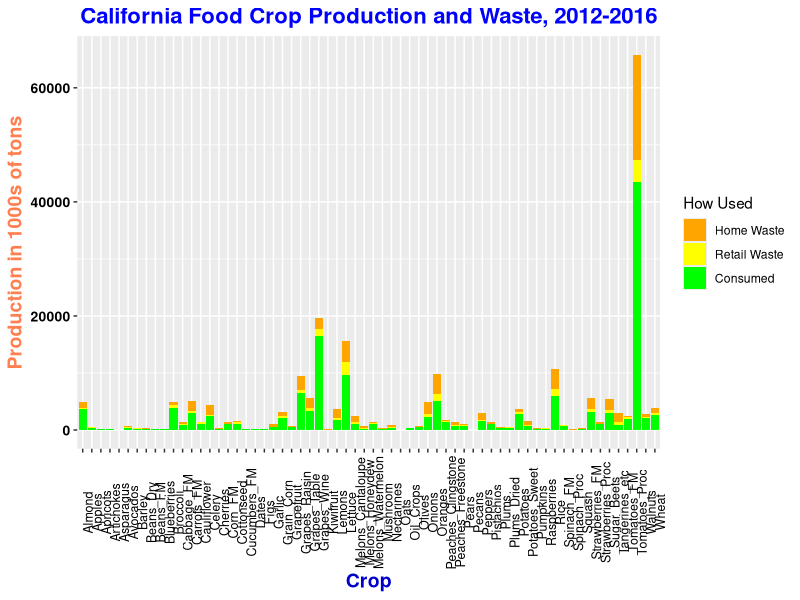
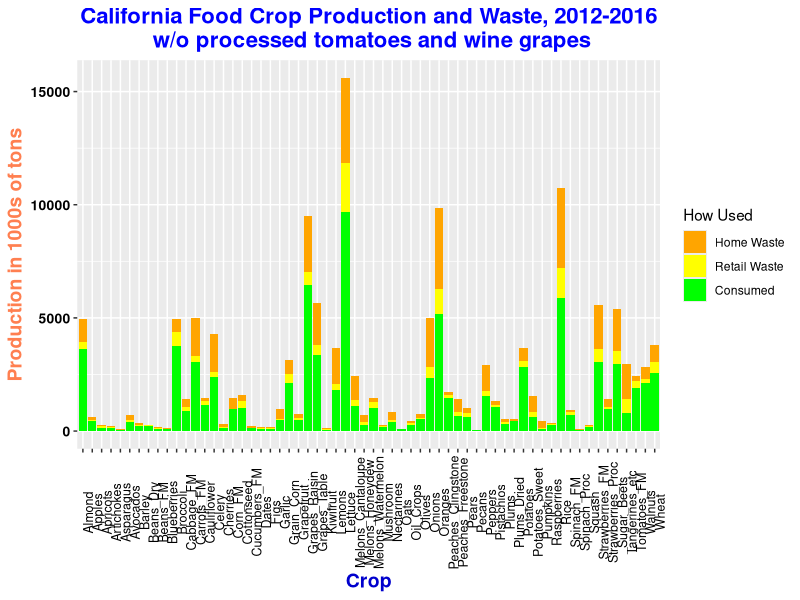
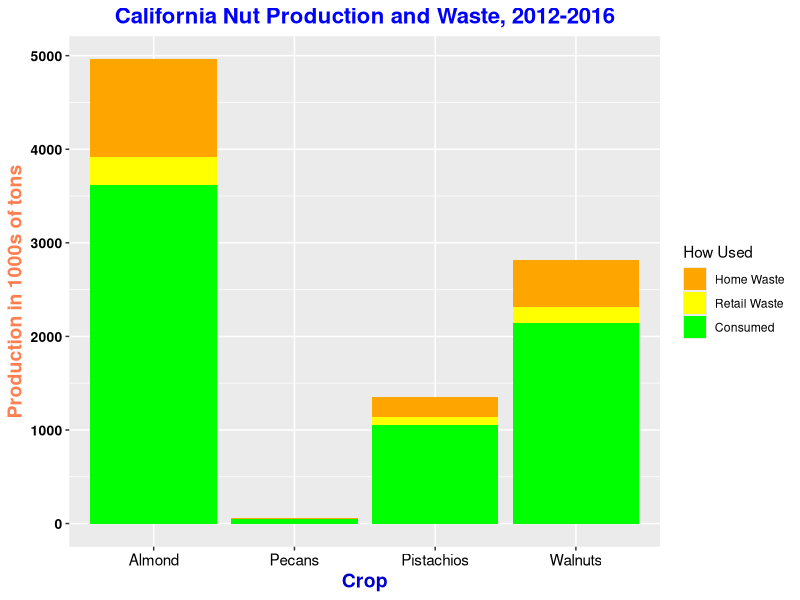
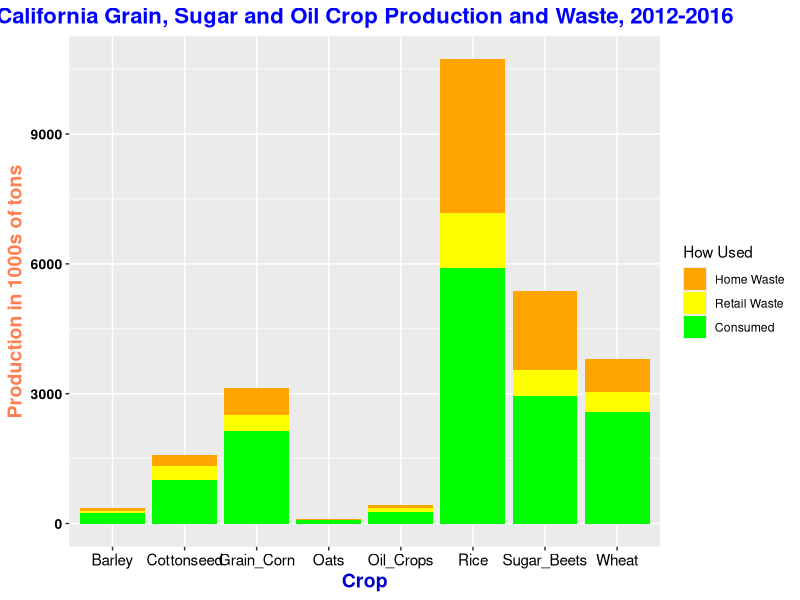
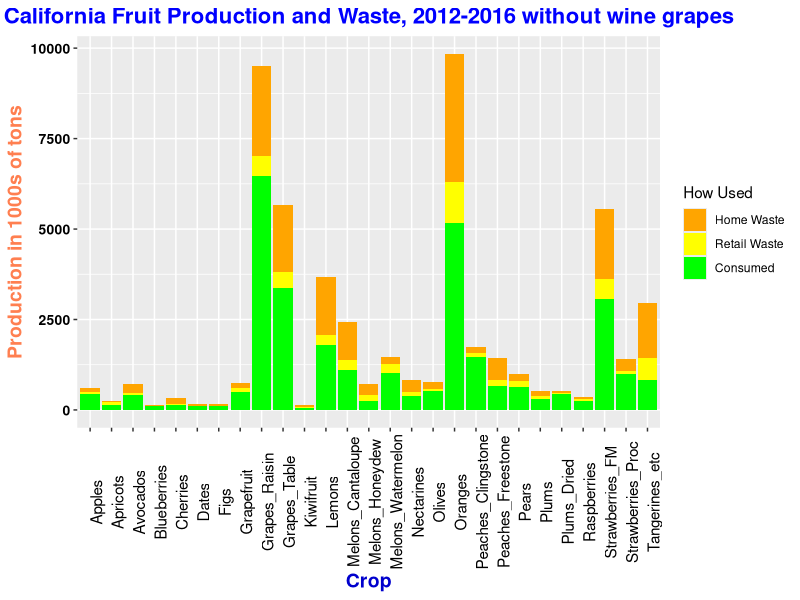
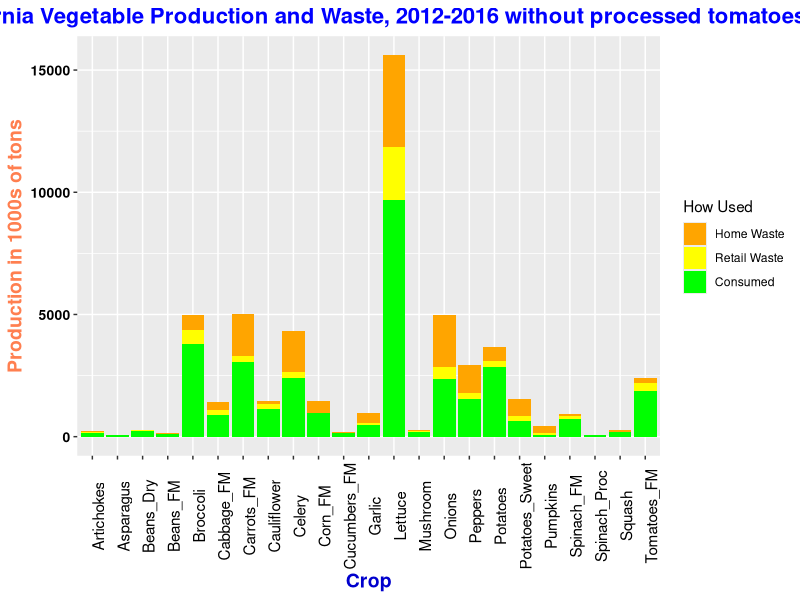
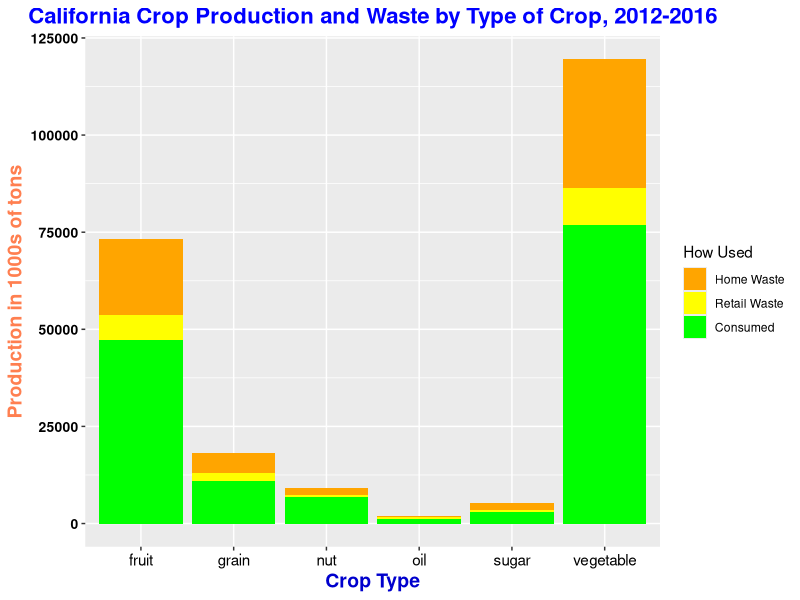
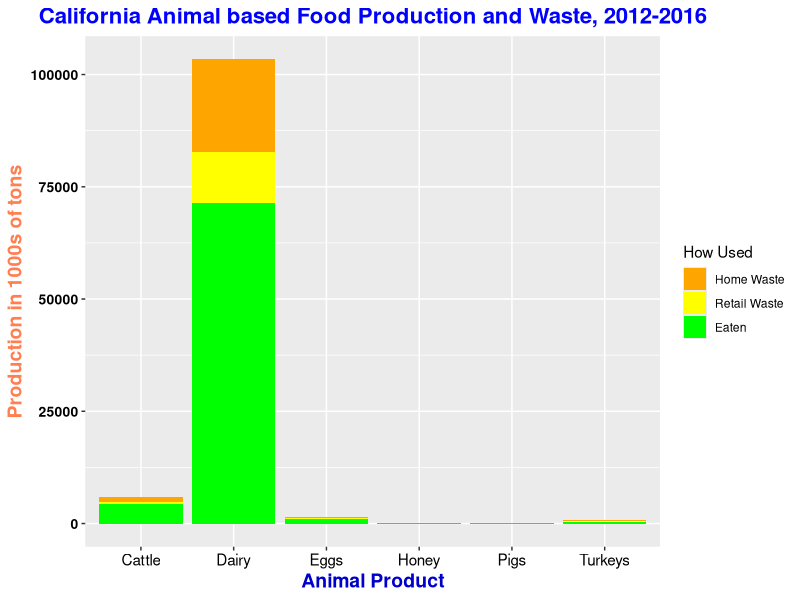

The R source for these figures, in order:
## ---- chunk 1
knitr::opts_chunk$set(echo = TRUE)
library(tidyverse)
## ---- chunk 2
# Code for creating visualization of california agricultural production
# from 2012 to 2016 with waste figures at different levels of production
# for all categories of crops and animal products.

# read in crop table files
crop_2016 <- read.table(file="calcrop2016.txt", header=TRUE, sep=" ")
crop_2015 <- read.table(file="calcrop2015.txt", header=TRUE, sep=" ")
crop_2014 <- read.table(file="calcrop2014.txt", header=TRUE, sep=" ")
crop_2013 <- read.table(file="calcrop2013.txt", header=TRUE, sep=" ")
crop_2012 <- read.table(file="calcrop2012.txt", header=TRUE, sep=" ")

# read in animal table files
animal_2016 <- read.table(file="calanim2016.txt", header=TRUE, sep=" ")
animal_2015 <- read.table(file="calanim2015.txt", header=TRUE, sep=" ")
animal_2014 <- read.table(file="calanim2014.txt", header=TRUE, sep=" ")
animal_2013 <- read.table(file="calanim2013.txt", header=TRUE, sep=" ")
animal_2012 <- read.table(file="calanim2012.txt", header=TRUE, sep=" ")

# read in file with yearly output and input costs
ag_bal <- read.table(file="cal_rev_cost_2012_2016.txt", header=TRUE, sep=" ")

# clip unnecessary columns from crop tables 
crop_2016 <- crop_2016[1:6]
crop_2015 <- crop_2015[1:6]
crop_2014 <- crop_2014[1:6]
crop_2013 <- crop_2013[1:6]
crop_2012 <- crop_2012[1:6]

# clip unnecessary columns from animal tables 
animal_2012 <- animal_2012[1:5]
animal_2013 <- animal_2013[1:5]
animal_2014 <- animal_2014[1:5]
animal_2015 <- animal_2015[1:5]
animal_2016 <- animal_2016[1:5]

# rename columns by year (unused)
#names(crop_2016)[2:6] <- paste(names(crop_2016[2:6]), "_2016", sep="")

# add year columns
crop_2016$year <- 2016
crop_2015$year <- 2015
crop_2014$year <- 2014
crop_2013$year <- 2013
crop_2012$year <- 2012
animal_2012$year <- 2012
animal_2013$year <- 2013
animal_2014$year <- 2014
animal_2015$year <- 2015
animal_2016$year <- 2016


# merge (used different approach)
#cal_crop <- merge(crop_2016[1:6], crop_2015[1:6],
#                 by="commodity", all=TRUE)

# put yearly crop data in single df
cal_crop <- rbind(crop_2016, crop_2015)
cal_crop <- rbind(cal_crop, crop_2014)
cal_crop <- rbind(cal_crop, crop_2013)
cal_crop <- rbind(cal_crop, crop_2012)

# put yearly animal data in single df
cal_animal <- rbind(animal_2016, animal_2015)
cal_animal <- rbind(cal_animal, animal_2014)
cal_animal <- rbind(cal_animal, animal_2013)
cal_animal <- rbind(cal_animal, animal_2012)

# create a crop production df 
cal_crop_prod <- cal_crop %>% select(commodity, year, production_kton)

# make index of NA values for production
prod_na <- which(is.na(cal_crop_prod[3]))

# find averages for missing production values
miss_prod_avg <- cal_crop_prod[!is.na(cal_crop_prod[3]),] %>%
                   filter(commodity %in% cal_crop_prod[prod_na,1]) %>%
                   group_by(commodity) %>%
                   summarise(avg = mean(production_kton))

# fill missing production values with 90% of average
cal_crop_prod[prod_na,3] <- miss_prod_avg[,2] * .9

# find missing commodities
# create yearly commodity lists
commod_2012 <- cal_crop_prod %>%
                 filter(year==2012) %>%
                 select(commodity)

commod_2013 <- cal_crop_prod %>%
  filter(year==2013) %>%
  select(commodity)

commod_2014 <- cal_crop_prod %>%
  filter(year==2014) %>%
  select(commodity)

commod_2015 <- cal_crop_prod %>%
  filter(year==2015) %>%
  select(commodity)

commod_2016 <- cal_crop_prod %>%
  filter(year==2016) %>%
  select(commodity)

commod_2012 <- commod_2012[[1]]
commod_2013 <- commod_2013[[1]]
commod_2014 <- commod_2014[[1]]
commod_2015 <- commod_2015[[1]]
commod_2016 <- commod_2016[[1]]

# check years to make sure that commodity names match
commod_2012[!commod_2012 %in% commod_2013]
commod_2013[!commod_2013 %in% commod_2012]
# no processed spinach after 2012
commod_2013[!commod_2013 %in% commod_2014]
commod_2013[!commod_2013 %in% commod_2015]
# 2013-2015 contain all the same commodities
commod_2013[!commod_2013 %in% commod_2016]
commod_2016[!commod_2016 %in% commod_2013]
# Processed and Fresh Market Strawberries combined in 2016
# Plumes and Prunes (Dried Plums) combined in 2016

# Create split 2012-2015 to divide combined 2016 commodities
split_com <- cal_crop_prod %>%
               filter(commodity %in% c("Strawberries_FM","Strawberries_Proc",
                                       "Plums", "Plums_Dried")) %>%
               group_by(commodity) %>%
               summarise(total_prod = sum(production_kton))

Straw_FM_split <- split_com[3,2]/(split_com[3,2]+split_com[4,2])
Straw_Proc_split <- split_com[4,2]/(split_com[3,2]+split_com[4,2])
Plums_split <- split_com[1,2]/(split_com[1,2]+split_com[2,2])
Plums_Dried_split <- split_com[2,2]/(split_com[1,2]+split_com[2,2])

# split 2016 data for strawberries and plums into seperate rows
Straw_2016 <- cal_crop_prod[which(cal_crop_prod[1] == "Strawberries_All"),3]
Plum_2016 <- cal_crop_prod[which(cal_crop_prod[1] == "Plums_Prunes"),3]
cal_crop_prod[nrow(cal_crop_prod)+1,] <- c("Strawberries_Proc", 2016, Straw_2016 * Straw_Proc_split)
cal_crop_prod[nrow(cal_crop_prod)+1,] <- c("Plums_Dried", 2016, Plum_2016 * Plums_Dried_split)
cal_crop_prod[which(cal_crop_prod[1] == "Strawberries_All"),] <- c("Strawberries_FM", 2016, Straw_2016 * Straw_FM_split)
cal_crop_prod[which(cal_crop_prod[1] == "Plums_Prunes"),] <- c("Plums", 2016, Plum_2016 * Plums_split)

# cal_crop_prod now has clean data for all 5 years

# create a animal production df 
cal_animal_prod <- cal_animal %>% select(commodity, year, marketings_klbs)
# remove negligible chicken production
cal_animal_prod <- cal_animal_prod %>% filter(commodity != "Chickens")

# convert Keggs to Klbs
egg_wgt <- 0.131
egg_dex <- which(cal_animal_prod[1]=="Eggs")
cal_animal_prod[egg_dex,3] <- cal_animal_prod[egg_dex,3] * egg_wgt

# convert Klbs to Ktons for all animal products
cal_animal_prod[,3] <- cal_animal_prod[,3]/2000
names(cal_animal_prod) <- c(names(cal_animal_prod)[1:2], "marketings_ktons")

# sum production over years of crop data.
cal_total_crop <- cal_crop_prod %>% 
  group_by(commodity) %>%
  summarise(years=n(), production=sum(production_kton))

# load table for crop waste numbers (created by hand)
cal_crop_waste <- read.table(file="calcropwaste.txt", header=TRUE, sep=" ")
cal_crop_waste <- cal_crop_waste[2:6]


# sum production over years of animal data.
cal_total_animal <- cal_animal_prod %>% 
  group_by(commodity) %>%
  summarise(years=n(), production=sum(marketings_ktons))

# create animal waste table by hand, commented out for future runs
#cal_animal_waste <- edit(cal_total_animal)

# save created animal waste table, commented out for future runs
# write.csv(cal_animal_waste, "cal_animal_waste.csv", row.names=FALSE)

# Read in previously created animal waste table
cal_animal_waste <- read.csv(file="cal_animal_waste.csv")

# turn NAs into 0s for crop waste table
index_na2 <- which(is.na(cal_crop_waste[2]))
index_na3 <- which(is.na(cal_crop_waste[3]))
cal_crop_waste[index_na2,2] <- 0.0
cal_crop_waste[index_na3,3] <- 0.0

# Create and save a crop type table by hand, commented out for future runs
# cal_crop_type <- edit(cal_total_crop[1])
# write.csv(cal_crop_type, "cal_crop_type.csv", row.names=FALSE)

# read in crop type file
cal_crop_type <- read.csv(file="cal_crop_type.csv")

# create table with all crop values
cal_crop_full <- merge(cal_total_crop, cal_crop_type, by="commodity", all=TRUE)
cal_crop_full <- merge(cal_crop_full, cal_crop_waste, by="commodity", all=TRUE)

# create table with all animal values
cal_animal_full <- merge(cal_total_animal, cal_animal_waste, by="commodity", all=TRUE)

# remove peppermint and feed, not food products
cal_crop_full <- cal_crop_full %>% filter(commodity != "Peppermint" & commodity != "Hay")

# create crop usage table
cal_crop_use <- 
  data_frame('Commodity'=cal_crop_full$commodity,
             'Type'= cal_crop_full$type,
             'Unharvested'=cal_crop_full$production*cal_crop_full$unharvested,
             'Ugly_and_Blemished'=cal_crop_full$production*cal_crop_full$ugly_blemished,
             'Eaten'=cal_crop_full$production*(1-(cal_crop_full$retail+cal_crop_full$consumer)),
             'Retail_Waste'=cal_crop_full$production*cal_crop_full$retail,
             'Home_Waste'=cal_crop_full$production*cal_crop_full$consumer)

# create animal usage table
cal_animal_use <- 
  data_frame('Commodity'=cal_animal_full$commodity,
             'Eaten'=cal_animal_full$production*(1-(cal_animal_full$Retail+cal_animal_full$Consumer)),
             'Retail_Waste'=cal_animal_full$production*cal_animal_full$Retail,
             'Home_Waste'=cal_animal_full$production*cal_animal_full$Consumer)

# create tables for graphing
cal_crop_graph <- cal_crop_use %>%
  gather(key=Usage, value=Ktons,Eaten,Retail_Waste,Home_Waste)
cal_animal_graph <- cal_animal_use %>%
  gather(key=Usage, value=Ktons,Eaten,Retail_Waste,Home_Waste)

# fix order of usage for proper graph stacking
cal_crop_graph$Usage <- factor(cal_crop_graph$Usage)
cal_crop_graph$Usage <- factor(cal_crop_graph$Usage,
                               levels=c("Home_Waste","Retail_Waste","Eaten"), ordered=TRUE)
cal_animal_graph$Usage <- factor(cal_animal_graph$Usage)
cal_animal_graph$Usage <- factor(cal_animal_graph$Usage,
                               levels=c("Home_Waste","Retail_Waste","Eaten"), ordered=TRUE)

# create reusable themes and legends
theme_crop <-
  theme(axis.text.x = element_text(color="black", size=11, angle=90),
        axis.text.y = element_text(face="bold", color="black", size=10, angle=0),
        plot.title = element_text(face="bold", color="blue", size=16, hjust=0.5),
        axis.title.x = element_text(color="blue3", size=14, face="bold"),
        axis.title.y = element_text(color="coral", size=14, face="bold"))

theme_crop_w <-
  theme(axis.text.x = element_text(color="black", size=9, angle=90),
        axis.text.y = element_text(face="bold", color="black", size=10, angle=0),
        plot.title = element_text(face="bold", color="blue", size=16, hjust=0.5),
        axis.title.x = element_text(color="blue3", size=14, face="bold"),
        axis.title.y = element_text(color="coral", size=14, face="bold"))

theme_crop_sm <- 
  theme(axis.text.x = element_text(color="black", size=11, angle=0),
        axis.text.y = element_text(face="bold", color="black", size=10, angle=0),
        plot.title = element_text(face="bold", color="blue", size=16, hjust=0.5),
        axis.title.x = element_text(color="blue3", size=14, face="bold"),
        axis.title.y = element_text(color="coral", size=14, face="bold"))

 
legend_crop <- scale_fill_manual(name="How Used", 
                                 labels = c("Home Waste", "Retail Waste", "Consumed"), 
                                 values = c("Home_Waste"="orange", 
                                            "Retail_Waste"="yellow", 
                                            "Eaten"="green"))

legend_animal <- scale_fill_manual(name="How Used", 
                                 labels = c("Home Waste", "Retail Waste", "Eaten"), 
                                 values = c("Home_Waste"="orange", 
                                            "Retail_Waste"="yellow", 
                                            "Eaten"="green"))
  
## ---- chunk 3
# graph of all crops waste at retail and home level
cal_crop_graph %>% 
  ggplot(aes(x=Commodity,y=Ktons,fill=Usage)) +
  geom_col() +
  labs(title="California Food Crop Production and Waste, 2012-2016", x="Crop",
       y="Production in 1000s of tons") +
  theme_crop_w +
  legend_crop
## ---- chunk 4
# graph of all crops waste at retail and home level w/o processed tomatoes and wine grapes
cal_crop_graph %>% 
  filter(Commodity != "Tomatoes_Proc" & Commodity != "Grapes_Wine" ) %>%
  ggplot(aes(x=Commodity,y=Ktons,fill=Usage)) +
    geom_bar(stat="identity") +
    labs(title="California Food Crop Production and Waste, 2012-2016\n w/o processed tomatoes and wine grapes",
         x="Crop", y="Production in 1000s of tons") +
    legend_crop + 
    theme_crop_w
## ---- chunk 5
# graph of nut crops waste at retail and home level
cal_crop_graph %>% 
  filter(Type=="nut") %>%
  ggplot(aes(x=Commodity,y=Ktons,fill=Usage)) +
    geom_bar(stat="identity") +
    labs(title="California Nut Production and Waste, 2012-2016",
         x="Crop", y="Production in 1000s of tons") +
    legend_crop +
    theme_crop_sm
## ---- chunk 6
# graph of grain, sugar and oil crops and  waste at retail and home level
cal_crop_graph %>% 
  filter(Type=="grain" | Type=="sugar" | Type=="oil") %>%
  ggplot(aes(x=Commodity,y=Ktons,fill=Usage)) +
  geom_bar(stat="identity") +
  labs(title="California Grain, Sugar and Oil Crop Production and Waste, 2012-2016",
       x="Crop", y="Production in 1000s of tons") +
  legend_crop +
  theme_crop_sm

## ---- chunk 7
# graph of fruit crop waste at retail and home level w/o wine grapes
cal_crop_graph %>% 
  filter(Type=="fruit" & Commodity != "Grapes_Wine") %>%
  ggplot(aes(x=Commodity,y=Ktons,fill=Usage)) +
  geom_bar(stat="identity") +
  labs(title="California Fruit Production and Waste, 2012-2016 without wine grapes",
       x="Crop", y="Production in 1000s of tons") +
  legend_crop + 
  theme_crop
## ---- chunk 8
# graph of vegetable crop waste at retail and home level w/o wine grapes
cal_crop_graph %>% 
  filter(Type=="vegetable" & Commodity != "Tomatoes_Proc") %>%
  ggplot(aes(x=Commodity,y=Ktons,fill=Usage)) +
  geom_bar(stat="identity") +
  labs(title="California Vegetable Production and Waste, 2012-2016 without processed tomatoes",
       x="Crop", y="Production in 1000s of tons") +
  legend_crop + 
  theme_crop
## ---- chunk 9

# compare crops by type
cal_crop_type_graph <- cal_crop_use %>%
  group_by(Type) %>%
  summarise(Eaten=sum(Eaten), Retail_Waste=sum(Retail_Waste), Home_Waste=sum(Home_Waste)) %>%
  gather(key=Usage, value=Ktons,Eaten,Retail_Waste,Home_Waste) 
  
cal_crop_type_graph$Usage <- factor(cal_crop_type_graph$Usage)
cal_crop_type_graph$Usage <- factor(cal_crop_type_graph$Usage,
                               levels=c("Home_Waste","Retail_Waste","Eaten"), ordered=TRUE)

cal_crop_type_graph %>%
  ggplot(aes(x=Type,y=Ktons,fill=Usage)) +
  geom_bar(stat="identity") +
    labs(title="California Crop Production and Waste by Type of Crop, 2012-2016",
         x="Crop Type", y="Production in 1000s of tons") +
    legend_crop +
    theme_crop_sm

## ---- chunk 10

# graph of animal production waste at retail and home level
cal_animal_graph %>% 
  ggplot(aes(x=Commodity,y=Ktons,fill=Usage)) +
  geom_bar(stat="identity") +
  labs(title="California Animal based Food Production and Waste, 2012-2016",
       x="Animal Product", y="Production in 1000s of tons") +
  legend_animal +
  theme_crop_sm

## ---- chunk 11

# graph of animal production waste at retail and home level without Diary
cal_animal_graph %>% 
  filter(Commodity != "Dairy") %>%
  ggplot(aes(x=Commodity,y=Ktons,fill=Usage)) +
  geom_bar(stat="identity") +
  labs(title="California Animal based Food Production and Waste, 2012-2016\n without Dairy Production",
       x="Animal Product", y="Production in 1000s of tons") +
  legend_animal +
  theme_crop_sm

## ---- chunk 12

# Create combined table to compare animal and crop production and waste.
cal_crop_total_use <- cal_crop_use %>%
  summarise(Type="Crop", Eaten=sum(Eaten), Retail_Waste=sum(Retail_Waste), Home_Waste=sum(Home_Waste))
cal_animal_total_use <- cal_animal_use %>%
  summarise(Type="Animal",Eaten=sum(Eaten), Retail_Waste=sum(Retail_Waste), Home_Waste=sum(Home_Waste))  
cal_total_use <- rbind(cal_crop_total_use,cal_animal_total_use)
cal_total_graph <- cal_total_use %>%
  gather(key=Usage, value=Ktons,Eaten,Retail_Waste,Home_Waste)
cal_total_graph$Usage <- factor(cal_total_graph$Usage)
cal_total_graph$Usage <- factor(cal_total_graph$Usage,
                                    levels=c("Home_Waste","Retail_Waste","Eaten"), ordered=TRUE)


# Compare animal products to crops
cal_total_graph %>% 
  ggplot(aes(x=Type,y=Ktons,fill=Usage)) +
  geom_bar(stat="identity") +
  labs(title="California Crop and Animal Production and Waste, 2012-2016",
       x="Product Type", y="Production in 1000s of tons") +
  legend_crop +
  theme_crop_sm +
  geom_text(aes(label=paste(round(Ktons/1000, 1),"M Tons"),
                y=c(140000,70000,161000,85000, 220000, 105000))) +
  geom_text(aes(label=paste("Total Consumed:",paste(round((Ktons[1]+Ktons[2])/1000, 1),"M Tons"),sep='\n'),
                y=150000, x="Animal"), color="green", size=6) +
  geom_text(aes(label=paste("Total Home and","Retail Waste:",paste(round(sum(Ktons[3:6])/1000, 1),"M Tons"), sep='\n'),
                y=200000, x="Animal"), color="goldenrod1", size=6)

## ---- chunk 13

# look at comparable costs to produce animal vs. plant based products
# reduce table to total production and seperable inputs for crops and livestock
cost_comp <-  ag_bal %>%
  filter(Item %in% c("Crop_Value_Total","Livestock_Value_Total","Feed_purchased",
                     "Livestock_poultry_purchased","Seed_purchased","Fertilizers_lime",
                     "Pesticides","Petroleum_fuel","Electricity"))

# flip table so years are observations, convert $1000 values to numerics
cost_comp <- t(cost_comp)
colnames(cost_comp) <- cost_comp[1,]
cost_df <- data_frame(year=rownames(cost_comp)[2:6],cost_comp[2:6,1],cost_comp[2:6,2],
                      cost_comp[2:6,3],cost_comp[2:6,4],cost_comp[2:6,5],cost_comp[2:6,6],
                      cost_comp[2:6,7],cost_comp[2:6,8],cost_comp[2:6,9])
colnames(cost_df)[2:10] <- colnames(cost_comp)
for (i in 2:10) {
  cost_df[i] <- as.numeric(cost_df[[i]])
}
# Sum costs for crops and livestock
cost_df <- cost_df %>%
  mutate(Crop_Cost_Total=Seed_purchased+Fertilizers_lime+Pesticides+Petroleum_fuel,
         Livestock_Cost_Total=Feed_purchased+Livestock_poultry_purchased+Electricity)

# create reduced table with ratio of cost to total value
cost_red <- cost_df %>%
  select(1:3,11:12)
cost_red <- cost_red %>%
  mutate(Crop_Cost_Ratio=Crop_Cost_Total/Crop_Value_Total, 
         Livestock_Cost_Ratio=Livestock_Cost_Total/Livestock_Value_Total)

cost_red$year <- as.integer(str_sub(cost_red$year,2,5))
  
## ---- chunk 14

# show year by year graph of cost of crop production
cost_red %>% 
  ggplot(aes(x=year,y=Crop_Value_Total/1000000)) +
  geom_col(fill ="blue", color="black") +
  geom_col(data = cost_red, aes(x=year, y=Crop_Cost_Total/1000000), fill="goldenrod", color="black") +
  labs(title="California Crop Value and Cost of inputs, 2012-2016\n without labor, marketing and capital equipment costs",
       x="Year", y="Value in Billions of Dollars") +
  coord_flip() +
  theme_crop_sm + 
  geom_text(aes(label=paste(round(Crop_Value_Total/1000000, 1),"B"),
                y=Crop_Value_Total/1000000+1.5)) +
  geom_text(aes(label=paste(round(Crop_Cost_Total/1000000, 1),"B"),
                y=Crop_Cost_Total/1000000-1.3))+
  geom_text(aes(label="Cost of Inputs", x=2016.7,y=4.5), size= 6, color="goldenrod") +
  geom_text(aes(label="Total Value", x=2016.7,y=30), size= 6, color="blue")

## ---- chunk 15

# show year by year graph of cost of livestock production
cost_red %>% 
  ggplot(aes(x=year,y=Livestock_Value_Total/1000000)) +
  geom_col(fill ="blue", color="black") +
  geom_col(aes(x=year, y=Livestock_Cost_Total/1000000), fill="goldenrod", color="black") +
  labs(title="California Animal Product Value and Cost of inputs, 2012-2016\n without labor, marketing and capital equipment costs",
       x="Year", y="Value in Billions of Dollars") +
  coord_flip() +
  theme_crop_sm + 
  geom_text(aes(label=paste(round(Livestock_Value_Total/1000000, 1),"B"),
                y=Livestock_Value_Total/1000000+.6)) +
  geom_text(aes(label=paste(round(Livestock_Cost_Total/1000000, 1),"B"),
                y=Livestock_Cost_Total/1000000-.6))+
  geom_text(aes(label="Cost of Inputs", x=2016.7,y=2.5), size= 6, color="goldenrod") +
  geom_text(aes(label="Total Value", x=2016.7,y=13), size= 6, color="blue")


## ---- chunk 16

# create 2015 produce production table
wonky_2015 <- data_frame(commodity=rep(c("Fruit", "Citrus", "Vegetable"),2))
wonky_2015$region <- c(rep("US",3), rep("California",3))
wonky_2015$marketable <- c(14078,3794,21762, sum(crop_2015[c(25:34,36,37,39,41,42,44:46,49,50),5]), 
                        3138, sum(crop_2015[1:22,5]))
wonky_2015 <- wonky_2015 %>%
  mutate(unharvest = marketable*0.1, discard = marketable*0.2)

# create produce table for visualization
wonky_graph <- wonky_2015 %>%
  gather(key=use, value=Ktons,marketable,unharvest,discard) 
wonky_graph$use <- factor(wonky_graph$use)
wonky_graph$use <- factor(wonky_graph$use,
                                levels=c("discard","unharvest","marketable"), ordered=TRUE)

# create legend and theme for wonkey
legend_wonky <- scale_fill_manual(name="Produce Destination\nDue to Appearance ", 
                                 labels = c("Harvested but\nnot Marketable", "Not Harvested", "Marketable"), 
                                 values = c("discard"="chartreuse3", 
                                            "unharvest"="darkseagreen1", 
                                            "marketable"="blue"))

theme_wonky <-
  theme(axis.text.x = element_text(face="bold", color="maroon", size=10, angle=0),
        axis.text.y = element_text(face="bold", color="black", size=10, angle=0),
        plot.title = element_text(face="bold", color="blue", size=16, hjust=0.5),
        axis.title.x = element_text(color="coral", size=14, face="bold"),
        axis.title.y = element_text(color="coral", size=14, face="bold"))

## ---- chunk 17

# Graph California Ugly produce
wonky_graph %>% 
  filter(region=="California") %>%
  ggplot(aes(x=commodity,y=Ktons,fill=use)) +
  geom_bar(stat="identity") +
  labs(title="California Produce Discarded or Unharvested\ndue to Blemishes, Ugliness or Size, 2015",
       x="Produce Type", y="Production in 1000s of tons") +
  legend_wonky +
  theme_wonky +
  geom_text(aes(label=paste(round(Ktons, 0),"KTons"),
                y=c(6200,2900,10000,6900,3350,11000,8200,3900,13000)), size=3.5) 

## ---- chunk 18

# Graph US Ugly produce
wonky_graph %>% 
  filter(region=="US") %>%
  ggplot(aes(x=commodity,y=Ktons,fill=use)) +
  geom_bar(stat="identity") +
  labs(title="US Produce Discarded or Unharvested\ndue to Blemishes, Ugliness or Size, 2015",
       x="Produce Type", y="Production in 1000s of tons") +
  legend_wonky +
  theme_wonky +
  geom_text(aes(label=paste(round(Ktons, 0),"KTons"),
                y=c(13500,3400,21000,15000,4200,23000,17600,5500,27000)), size=3.5) 
## ---- chunk 19
# Total all types of produce
wonky_graph %>%  
  group_by(region, use) %>%
  summarize(Ktons=sum(Ktons)) %>%
  ggplot(aes(x=region,y=Ktons,fill=use)) +
  geom_bar(stat="identity") +
  labs(title="Total Produce Discarded or Unharvested\ndue to Blemishes, Ugliness or Size, 2015",
       x="Total Produce", y="Production in 1000s of tons") +
  legend_wonky +
  theme_wonky +
  geom_text(aes(label=paste(round(Ktons, 0),"KTons"),
                y=c(24000,21000,18000,50000,42000,38000)), size=3.5) 
